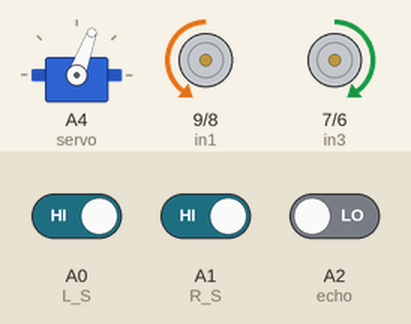
Simulated run of this sketch. Board: Arduino Uno, built with avr-gcc and run on an emulated ATmega328P. Parts: servo, motor-driver pin pairs drawn as motors (green arrow = first pin HIGH = forward, orange = second pin HIGH = backward, longer = more drive, scaled by the enable pin). Wiring (inferred from the names in the program): servo: signal A4. Inputs (shaded band) come from the test bench; at power-on: A0 (L_S) HIGH, A1 (R_S) HIGH, A2 (echo) LOW. Servo pulses on a pin are drawn as a servo (544–2400 µs = 0–180°).

Above: at 6.2 s.
6.3 s: A0 (L_S) driven LOW
At 8.1 s:
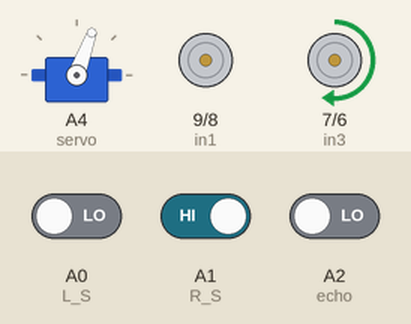
9.0 s: A1 (R_S) driven LOW
At 11.6 s:
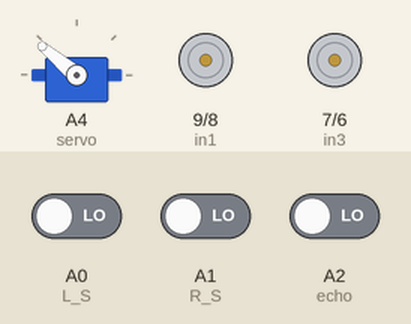
19.2 s: A0 (L_S) driven HIGH
At 20.0 s:
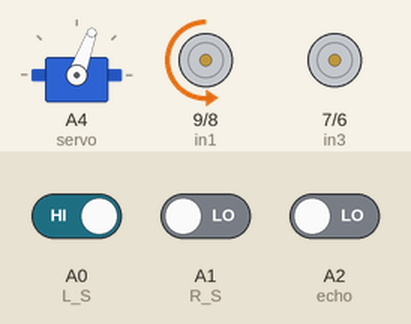
Timing chart, 0 to 22.2 s (numbered marks = the images above; inputs shaded):
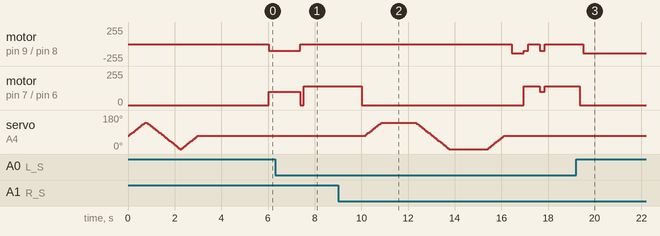

Measured:
- after the input at 6.3 s, motor on pin 9 (in1) / pin 8 (in2): backward 100/255 → stopped after 1.1 s; motor on pin 7 (in3) / pin 6 (in4): forward 100/255 → stopped after 1.1 s, → forward 140/255 0.15 s later
- after the input at 19.2 s, motor on pin 7 (in3) / pin 6 (in4): goes on until 19.4 s, then stays stopped; servo on A4 (servo): stops changing and stays 70°

The sketch:

code_robo_autonome.ino
```cpp
#define enA 10
#define in1 9
#define in2 8
#define in3 7
#define in4 6
#define enB 5
#define L_S A0
#define R_S A1
#define echo A2
#define trigger A3
#define servo A4
int va=0,vt=0;
int rodbelek=15;
int distance_L, distance_F, distance_R;

void servoPulse (int pin, int angle){
int pwm = (angle*11) + 500;
 digitalWrite(pin, HIGH);
 delayMicroseconds(pwm);
 digitalWrite(pin, LOW);
 delay(50); }

void compareDistance(){
    if(distance_L > distance_R){
  turnLeft();
  delay(500);
  forword();
  delay(200);
  turnRight();
  delay(500);
  forword();
  delay(200);
  turnRight();
  delay(500);
  }
  else{
  turnRight();
  delay(500);
  forword();
  delay(200);
  turnLeft();
  delay(500);
  forword();
  delay(200);
  turnLeft();
  delay(500);
  }
}

void Check_side(){
    stop();
    delay(100);
 for (int angle = 70; angle <= 140; angle += 5)  {
   servoPulse(servo, angle);  }
    delay(300);
    distance_R = Ultrasonic_read();
    delay(100);
  for (int angle = 140; angle >= 0; angle -= 5)  {
   servoPulse(servo, angle);  }
    delay(500);
    distance_L = Ultrasonic_read();
    delay(100);
 for (int angle = 0; angle <= 70; angle += 5)  {
   servoPulse(servo, angle);  }
    delay(300);
    compareDistance();
}

void forword(){
analogWrite(enA, va);
analogWrite(enB, va);
digitalWrite(in1, LOW);
digitalWrite(in2, HIGH);
digitalWrite(in3, HIGH);
digitalWrite(in4, LOW); }

void backword(){
analogWrite(enA, va);
analogWrite(enB, va);
digitalWrite(in1, HIGH);
digitalWrite(in2, LOW);
digitalWrite(in3, LOW);
digitalWrite(in4, HIGH);
}

void turnRight(){
analogWrite(enA, vt);
analogWrite(enB, 0);
digitalWrite(in1, LOW);
digitalWrite(in2, HIGH);
digitalWrite(in3, LOW);
digitalWrite(in4, HIGH);

}
void turnLeft(){
analogWrite(enA, 0);
analogWrite(enB, vt);
digitalWrite(in1, HIGH);
digitalWrite(in2, LOW);
digitalWrite(in3, HIGH);
digitalWrite(in4, LOW);
}
void stop(){
analogWrite(enA, 0);
analogWrite(enB, 0);
digitalWrite(in1, LOW);
digitalWrite(in2, LOW);
digitalWrite(in3, LOW);
digitalWrite(in4, LOW);
}

long Ultrasonic_read(){
  digitalWrite(trigger, LOW);
  delayMicroseconds(2);
  digitalWrite(trigger, HIGH);
  delayMicroseconds(10);
  long time = pulseIn (echo, HIGH);
  return time / 29 / 2;
}
void setup(){

Serial.begin(9600);
pinMode(R_S, INPUT);
pinMode(L_S, INPUT);
pinMode(echo, INPUT );
pinMode(trigger, OUTPUT);
pinMode(enA, OUTPUT);
pinMode(in1, OUTPUT);
pinMode(in2, OUTPUT);
pinMode(in3, OUTPUT);
pinMode(in4, OUTPUT);
pinMode(enB, OUTPUT);
pinMode(servo, OUTPUT);

for (int angle = 70; angle <= 140; angle += 5)  {servoPulse(servo, angle);  }
for (int angle = 140; angle >= 0; angle -= 5)  {servoPulse(servo, angle);  }
for (int angle = 0; angle <= 70; angle += 5)  {servoPulse(servo, angle);  }
distance_F = Ultrasonic_read();

delay(1000);
}
void loop(){
va=100;
vt=140;
distance_F = Ultrasonic_read();

 if((digitalRead(R_S) == 0)&&(digitalRead(L_S) == 0)){
  if(distance_F > rodbelek){forword();}
                  else{Check_side();}
 }

else if((digitalRead(R_S) == 1)&&(digitalRead(L_S) == 0)){stop();delay(150);while((digitalRead(R_S) == 0)&&((digitalRead(L_S) == 0))){backword();delay(80);}do{turnLeft();delay(50);}while(digitalRead(R_S) == 1);}
else if((digitalRead(R_S) == 0)&&(digitalRead(L_S) == 1)){stop();delay(150);while((digitalRead(L_S) == 0)&&((digitalRead(L_S) == 0))){backword();delay(80);}do{turnRight();delay(50);}while(digitalRead(L_S) == 1);}
 else if ((digitalRead(R_S) == 1)&&(digitalRead(L_S) == 1)){forword();delay(350);}

}
```
